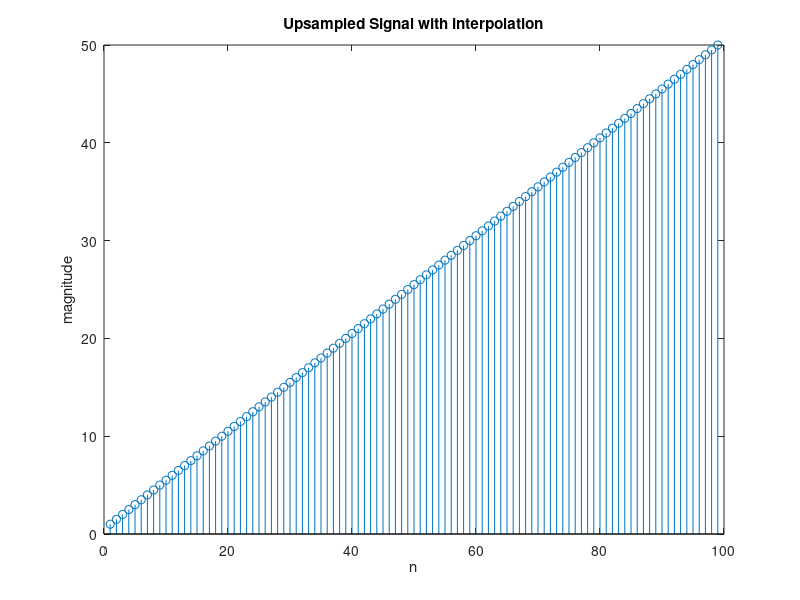

Write MATLAB code to recreate this figure.
%upsampling

M = 2;
y = ones(50,1);

for it = 1:49
    y(it+ 1) = y(it) + y(it+1);

end

% --------------linear interpolation ------------------------------
num = 1:1:50;
xq = 1:1/M:50;
out = interp1(num,y,xq);
figure()
stem(out);
title("Upsampled Signal with interpolation");
xlabel("n");
ylabel("magnitude");
